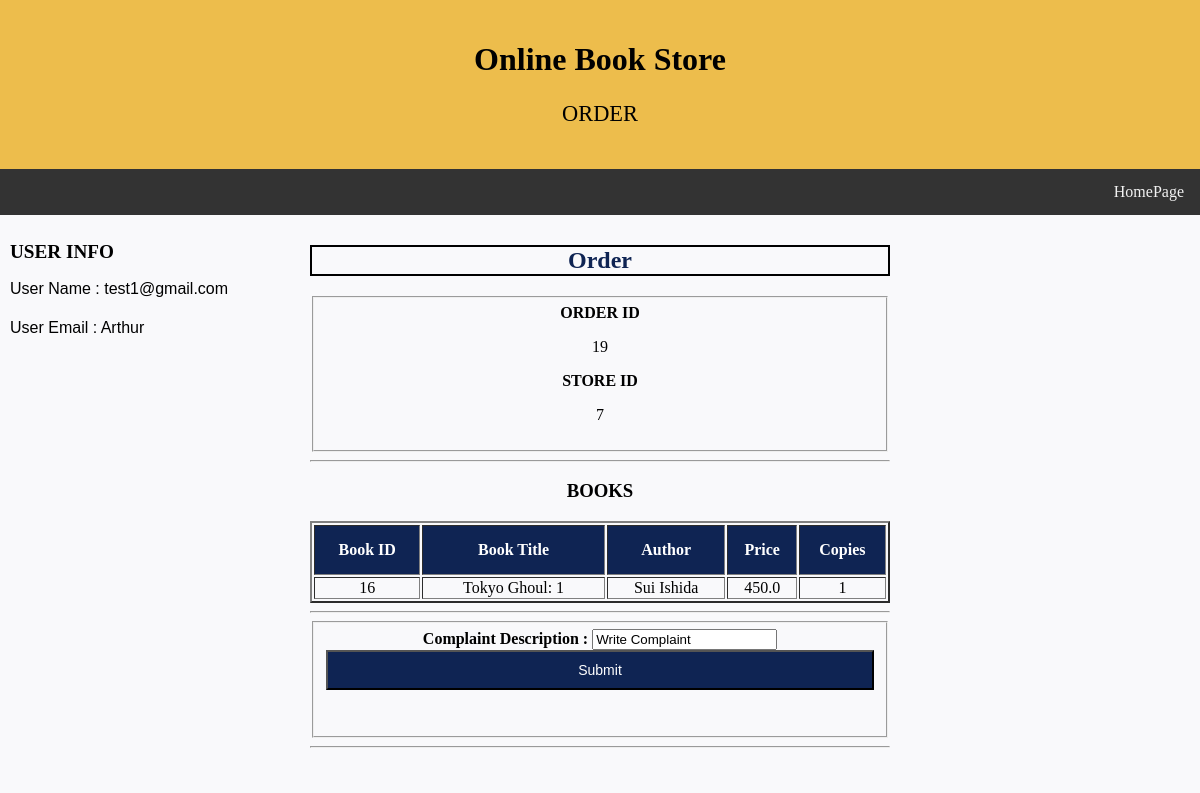
Screenshot of /users/userComplaint19/ (signed in) with the database file from the repository.
### newApp/models.py (models this page shows)
class Customer(models.Model):
    user_id         = models.CharField(max_length = 50, primary_key = True)
    email           = models.EmailField()
    password        = models.CharField(max_length = 50)
    first_name      = models.CharField(max_length = 50)
    middle_name     = models.CharField(max_length = 50, null = True)
    last_name       = models.CharField(max_length = 50)
    phone_no        = models.CharField(max_length = 50)
    no_of_addr      = models.IntegerField(default = 1)
    class Meta:
        db_table = "Customer"

class Order(models.Model):
    STATUS_CHOICES  = [('Delivered', 'Delivered'), ('Processing', 'Processing'), ('Cancelled', 'Cancelled')]
    order_id        = models.AutoField(primary_key = True)
    user_id         = models.ForeignKey(Customer, on_delete = models.CASCADE)
    store_id        = models.ForeignKey(Book_store, to_field = 'store_id', db_column = 'store_id', on_delete = models.CASCADE)
    status                  = models.CharField(max_length = 20, choices = STATUS_CHOICES)
    date_of_order           = models.DateTimeField(auto_now_add = True)
    expected_delivery_date  = models.DateField(null = True, blank = True)
    delivered_date          = models.DateField(null = True, blank = True)
    cancelled_date          = models.DateField(null = True, blank = True)
    cancelled_by            = models.CharField(max_length = 20, null = True, blank = True)
    cancellation_remarks    = models.CharField(max_length = 100, null = True, blank = True)
    total_price             = models.FloatField(default = 0.0)
    address_no              = models.IntegerField(default = 0)
    class Meta:
        db_table = "Order"

class Book_store(models.Model):
    store_id        = models.AutoField(primary_key = True)
    store_name      = models.CharField(max_length = 100)
    email           = models.EmailField(unique = True)
    password        = models.CharField(max_length = 50)
    website         = models.CharField(max_length = 50)
    phone_no        = models.CharField(max_length = 10)
    rating          = models.IntegerField(default = 0, null = True)
    address_line1   = models.CharField(max_length = 100)
    address_line2   = models.CharField(max_length = 100)
    city            = models.CharField(max_length = 50)
    district        = models.CharField(max_length = 50)
    state           = models.CharField(max_length = 50)
    zip_code        = models.CharField(max_length = 6)
    class Meta:
        db_table = "Book_store"

class Book(models.Model):
    book_id         = models.AutoField(primary_key = True)
    title           = models.CharField(max_length = 100)
    author          = models.CharField(max_length = 50)
    publisher       = models.CharField(max_length = 100)
    genre           = models.CharField(max_length = 50)
    year_of_publish = models.IntegerField()
    copies_sold     = models.IntegerField()
    rating          = models.FloatField(default = 0, null = True)
    class Meta:
        db_table = "Book"

class Book_available(models.Model):
    book_id             = models.ForeignKey(Book, on_delete= models.CASCADE)
    store_email         = models.ForeignKey(Book_store,to_field = 'email', db_column = 'store_email', on_delete = models.CASCADE)
    no_of_copies        = models.IntegerField(default = 0)
    book_available_id   = models.AutoField(primary_key = True)
    price               = models.FloatField(default = 0.0)
    class Meta:
        db_table = "Book_available"

### newApp/views.py (the view, shortened to what this page needs)
# urls.py: path('users/userComplaint<int:order_id>/', views.userComplaint, name = 'userComplaint'),
def userComplaint(request, order_id):
    if userSessionCheck(request) == True:
        userid = request.session['user_id']
        cursor = connection.cursor()                                                                #1. Fetching the User
        query = '''SELECT user_id, first_name, email
                   FROM Customer
                   WHERE user_id=%s'''
        cursor.execute(query, [userid])
        q_result_store = cursor.fetchone()
        user = {}
        username      = q_result_store[2]
        useremail     = q_result_store[1]
        q_result_order = Order.objects.get(order_id = order_id)                                     #2. Fetching the given order by order_id
        cursor = connection.cursor()                                                                #3. Fetching all the books in the order with id order_id
        q_result_bk_ids = Book_ordered.objects.filter(order_id = order_id)
        address = Customer_address.objects.get(user_id = q_result_order.user_id, address_no = q_result_order.address_no)    #4. Fetching the address where to be sent
        q_result_final = []                                                                                         #List of book and their details
        q_result = []                                                                                               #List of books
        for bk_id in q_result_bk_ids:                                                                               #5. Creating a list of books to be sent for html rendering
            instance = {}
            query_fetch_book = '''SELECT *
                                  FROM Book
                                  WHERE book_id=%s'''                                                               #Book id with its details
            cursor.execute(query_fetch_book, [bk_id.book_id.pk])
            books_fetch = cursor.fetchone()
            book_avail_price = Book_available.objects.get(book_id = bk_id.book_id.pk, store_email = q_result_order.store_id.email)        #Price entry from the Book_available table
            instance['id']      = books_fetch[0]
            instance['title']   = books_fetch[1]
            instance['author']  = books_fetch[2]
            instance['price']   = book_avail_price.price
            instance['copies']  = bk_id.no_of_copies
            q_result_final.append(instance)
            q_result.append(books_fetch)
        if request.method == "GET":
            return render(request, 'users/userComplaint.html', {'username': username, 'useremail' : useremail, 'q_result_order' : q_result_order, 'books' : q_result, 'copies' : q_result_final , 'address' : address})
    else:
        messages.error(request, "Not Logged In")
        return redirect('login')

### newApp/views.py (called while the page is built)
def userSessionCheck(request):
    if request.session.has_key('user_id'):
        userid = request.session['user_id']
        cursor = connection.cursor()
        query = '''SELECT *
                   FROM Customer
                   WHERE user_id=%s'''
        cursor.execute(query, [userid])
        q_result = cursor.fetchall()
        userCount = len(q_result)
        if userCount == 1:
            return True
        else:
            return False
    else:
        return False

### newApp/templates/users/userComplaint.html (shortened to what this page needs)
<!DOCTYPE html>
<html lang="en">
<head>
</head>
<body>
<div class="header">
  <h1>Online Book Store </h1>
  <p style="font-family:times new roman;font-size:140%";>ORDER</p>
</div>
<div class="topnav">
 <a href="/user/profile">HomePage</a>
</div>
<div class="row">
  <div class="column side">
    <h2 style="font-family:times new roman;font-size:120%";>USER INFO</h2>
     <p style="font-family:arial;font-size:100%;line-height:1.2";>
     User Name   : {{username}}<br><br>
     User Email  : {{useremail}}<br><br>
    </p>
</div>
<div class="column middle">
  <h2 style="color:#0f2453;border:2px solid black";>Order</h2>
  <link href="https://maxcdn.bootstrapcdn.com/font-awesome/4.3.0/css/font-awesome.min.css" rel="stylesheet">
  <div>
      <div>
          <section class="module">
              <div class="module-inner">
                  <div class="content-panel">
                          <fieldset class="fieldset">
                              <div class="form-group">
                                  <label class="col-md-2 col-sm-3 col-xs-12 control-label"><b>ORDER ID</b></label>
                                  <div class="col-md-10 col-sm-9 col-xs-12">
                                    <p> {{q_result_order.order_id}}</p>
                                  </div>
                              </div>
                              <div class="form-group">
                                  <label class="col-md-2 col-sm-3 col-xs-12 control-label"><b>STORE ID</b></label>
                                  <div class="col-md-10 col-sm-9 col-xs-12">
                                    <p> {{q_result_order.store_id.pk}}</p>
                                  </div>
                              </div>
                          </fieldset>
                          <hr>
                          <h3 align="center">BOOKS</h3>
                          <table border="2" align="center">
                            <tr style="background-color: #0f2453">
                            <th style="color: white">Book ID</th>
                            <th style="color: white">Book Title</th>
                            <th style="color: white">Author</th>
                            <th style="color: white">Price</th>
                            <th style="color: white">Copies</th>
                            {% for r in copies %}
                            <tr>
                            <td>{{ r.id }}</td>
                            <td>{{ r.title }}</td>
                            <td>{{ r.author }}</td>
                            <td>{{ r.price }}</td>
                            <td>{{ r.copies }}</td>
                            </tr>
                            {% endfor %}
                          </table>
                          <hr>
                          <fieldset class="fieldset">
                            <form method = 'POST'>{% csrf_token %}
                              <strong align = 'center'>Complaint Description :</strong>
                              <input align = 'center' label = 'complaint' name = 'complaint' type = 'textarea' value = "Write Complaint" rows="4" cols="50">
                              <br><button class="button" style="width: 100%"  formaction ="{% url 'userComplaint' q_result_order.order_id %}">Submit</button>
                            </form>
                              <br><br>
                          </fieldset>
                          <hr>
                  </div>
              </div>
          </section>
      </div>
  </div>
</div>
<div class="column side">
  </div>
</div>
</body>
</html>

### newApp/templates/users/userComplaint.html (style rules this page uses)
* { box-sizing: border-box; }
body { margin: 0; }
.header { background-color: #EDBD4C; padding: 20px; text-align: center; }
.topnav { overflow: hidden; background-color: #333; }
.topnav a { float: right; display: block; color: #f2f2f2; text-align: center; padding: 14px 16px; text-decoration: none; }
.column { float: left; padding: 10px; }
.column.side { width: 25%; }
.column.middle { width: 50%; text-align: center; }
.row:after { content: ""; display: table; clear: both; }
.button { background-color: #0f2453; border: ; color: white; padding: 10px 40px; text-align: center; font-size: 14px; cursor: pointer; }
body { background:#f9f9fb; }
table { width: 100%; }
th { height: 50px; }

### rows the page displays
Customer: email "test1@gmail.com"
Order: order_id "19", store_id.pk "7"
Book: id "16", title "Tokyo Ghoul: 1", author "Sui Ishida", price "450.0", copies "1"

### other values shown
{{ useremail }} "Arthur"
